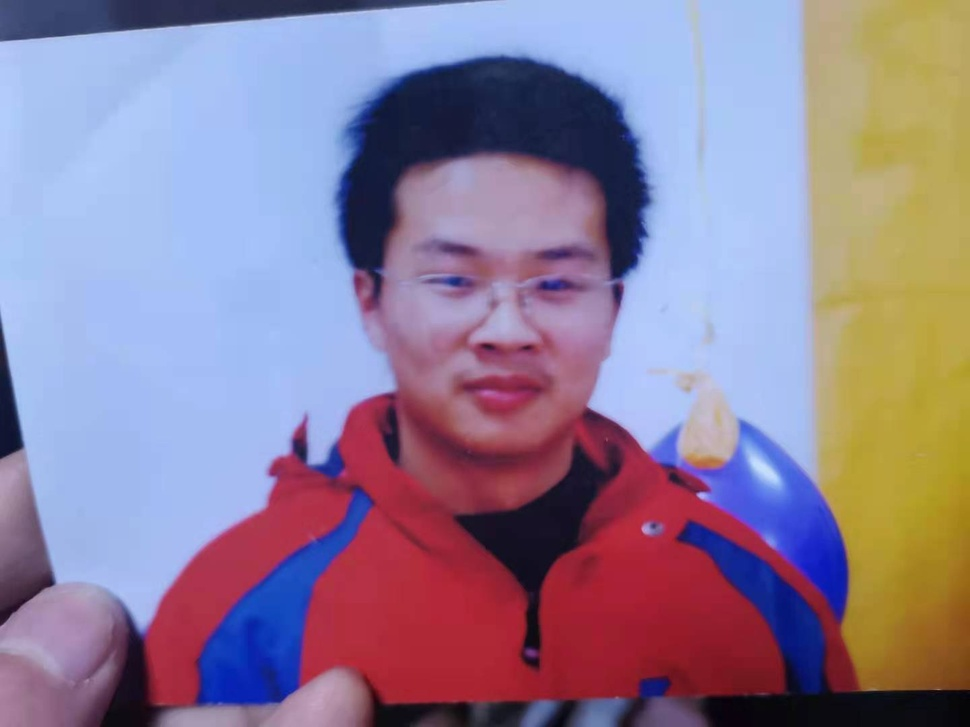
#> input picture DBoW2/demo/lg.jpg, 970 x 727 px, shrunk from 1440 x 1080 before the run
$ python detect.py
#> lines starting #> are read from the running program, lines starting #| are printed output that depends on the picture; after the words box and inside, x2 and y2 are one past the last pixel; in counts of white or black regions, pixels touching at a corner belong together
#!/usr/bin/env python
# -*- coding=utf-8 -*-
# Summary: 使用OpenCV3.x-Python检测AKAZE特征点
# Author:  Amusi
# Date:    2018-03-17
# Reference: https://docs.opencv.org/master/d8/d30/classcv_1_1AKAZE.html

import cv2
import numpy

def main():

	img = cv2.imread("lg.jpg")
#> img is the input picture: shape (727, 970, 3); mean B, G, R 151.9, 126.7, 143.2
	cv2.imshow('Input Image', img)
	cv2.waitKey(0)

	# 检测
	akaze = cv2.AKAZE_create()
	keypoints = akaze.detect(img, None)
#> keypoints = 345 keypoints; strongest (x, y, size): (625, 248, 32.3), (318, 452, 16.1), (623, 256, 22.8), (299, 443, 16.1)

	# 显示
	# 必须要先初始化img2
	img2 = img.copy()
	img2 = cv2.drawKeypoints(img, keypoints, img2, color=(0,255,0))
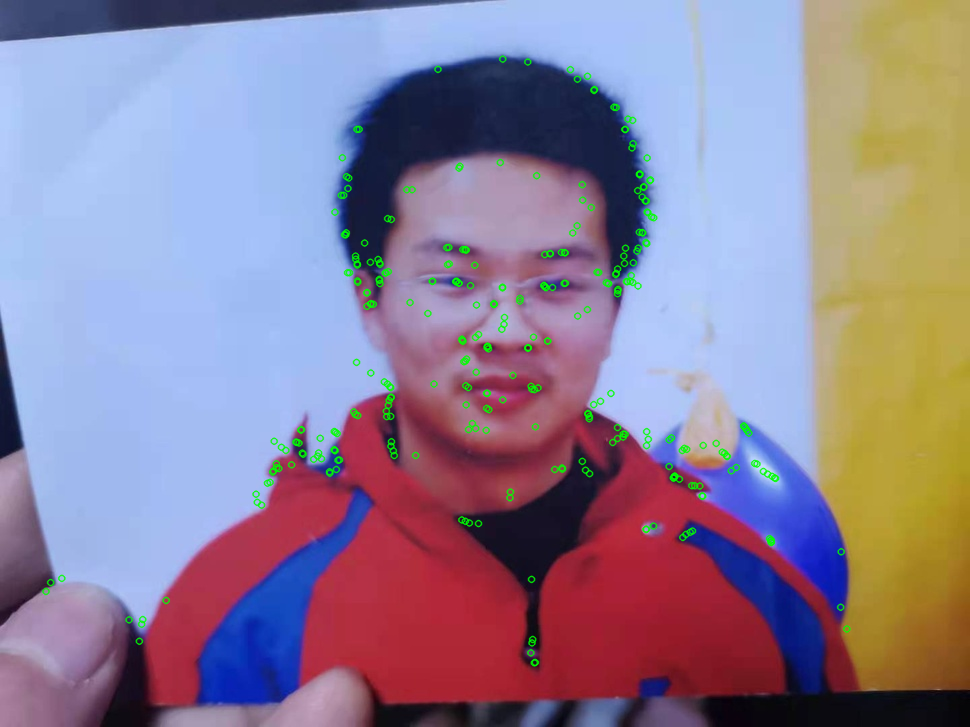
#> img2: shape (727, 970, 3); 1.82% of pixels changed, all inside (x1, y1, x2, y2) = (41, 55, 851, 667)
	cv2.imshow('Detected AKAZE keypoints', img2)
	cv2.waitKey(0)

if __name__ == '__main__':
	main()
